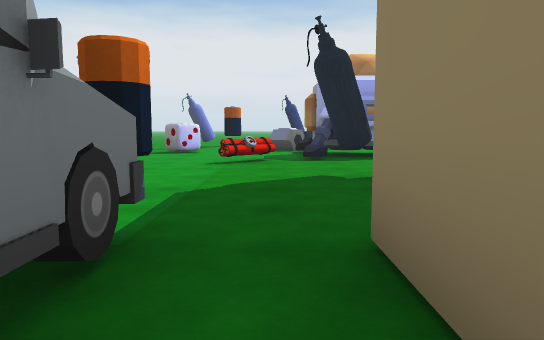
[1] (above)

24 first-person views from a walk through a scene from a Unity 3-D project. The camera is 1.2 m above the floor, tilts 6° down and sees 70° across. The floor is counted in squares, 2 m on a side. Each view is taken from the middle of a square. On the plan, view 1 faces up. The plan holds only what a view shows up to about 11 squares ahead; the rest is blank. The place goes on beyond the plan. The player character is not drawn. Some animated figures are not drawn. Some surface patterns are stand-ins.

[2]
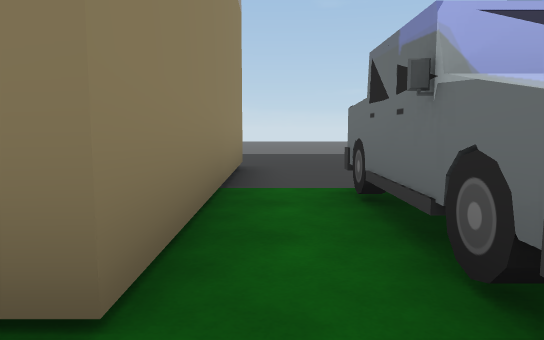

[3]
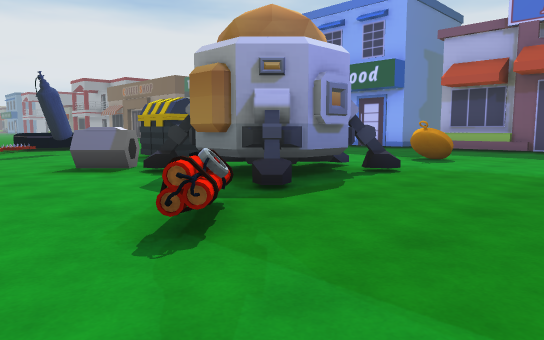

[4]
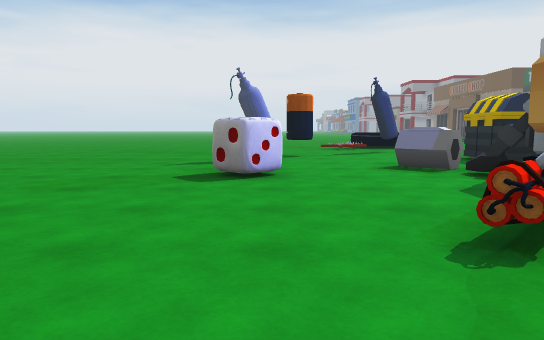

[5]
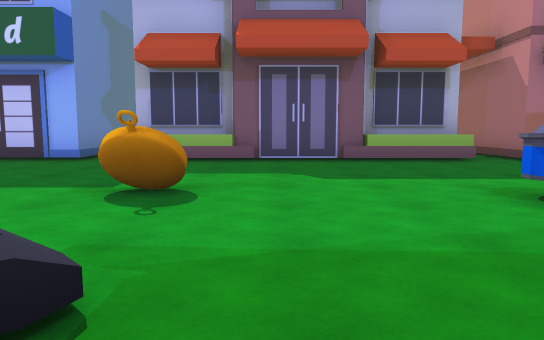

[6]
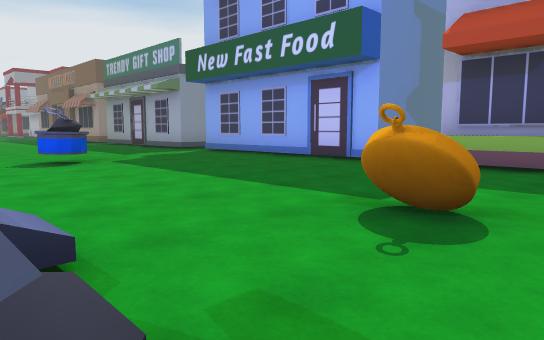

[7]
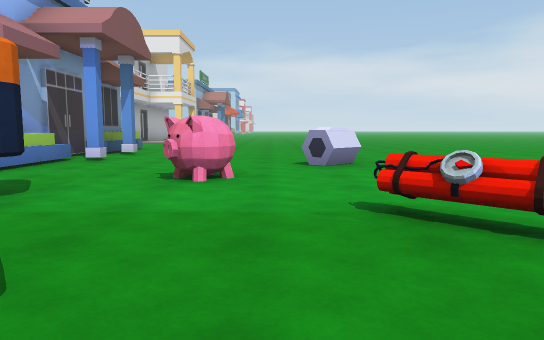

[8]
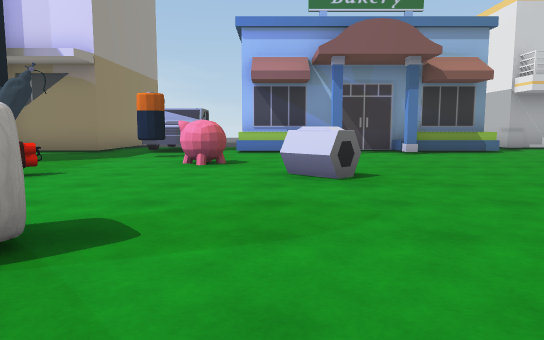

[9]
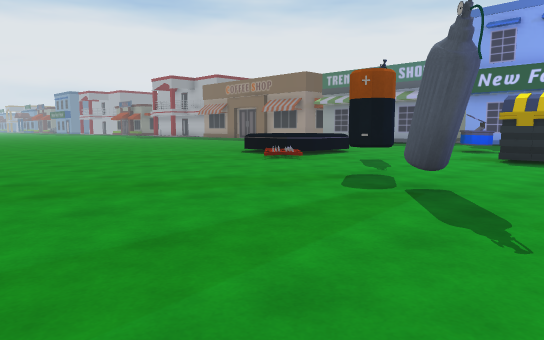

[10]
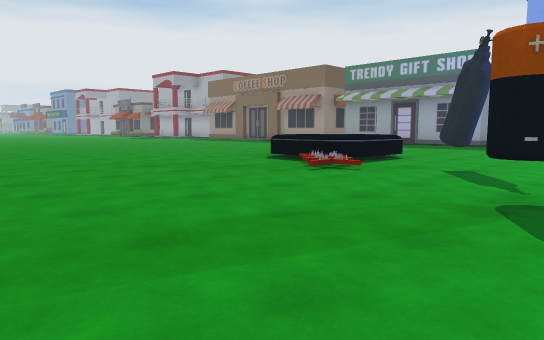

[11]
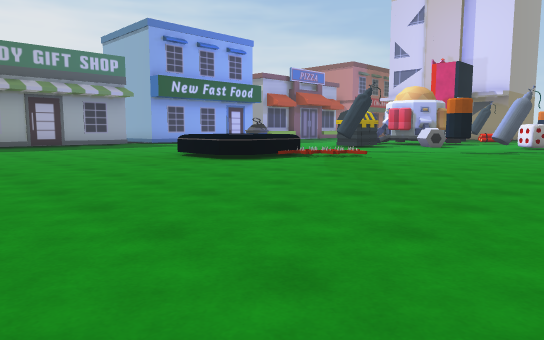

[12]
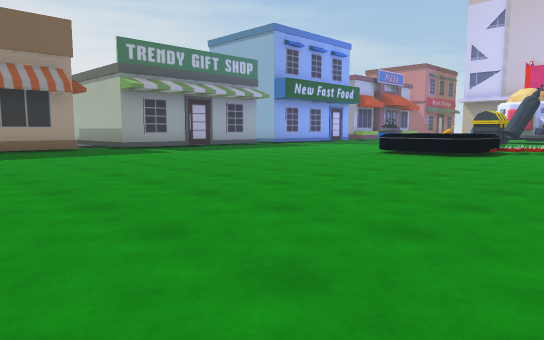

[13]
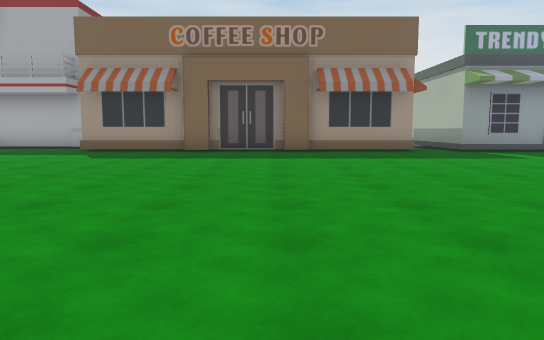

[14]
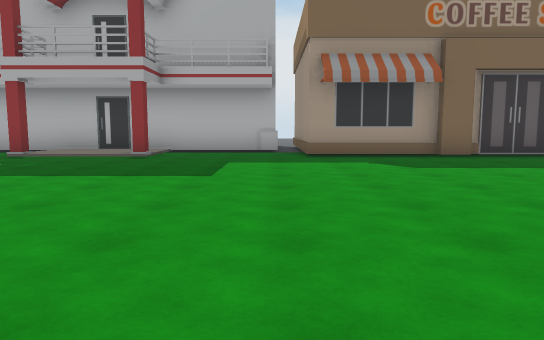

[15]
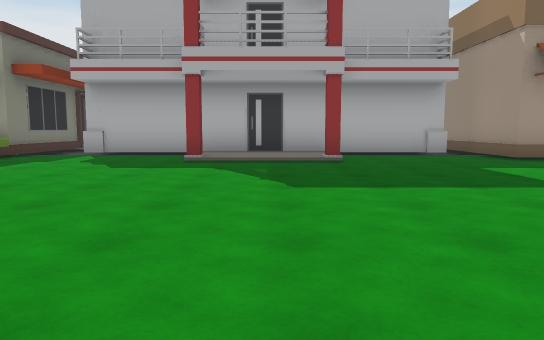

[16]
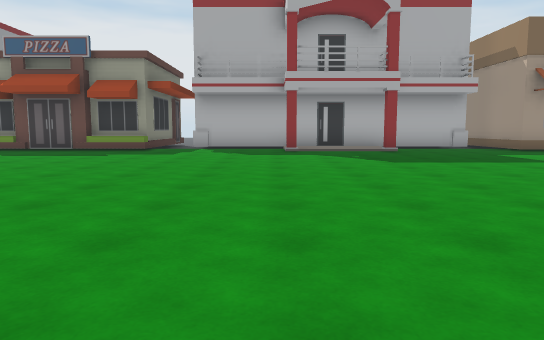

[17]
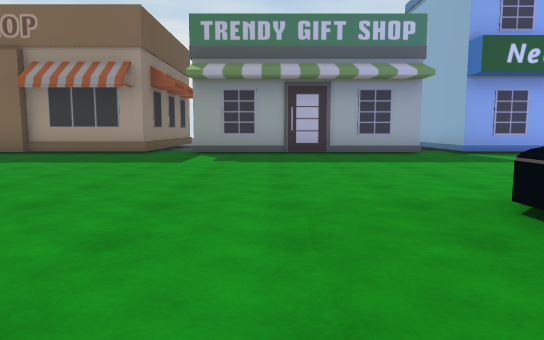

[18]
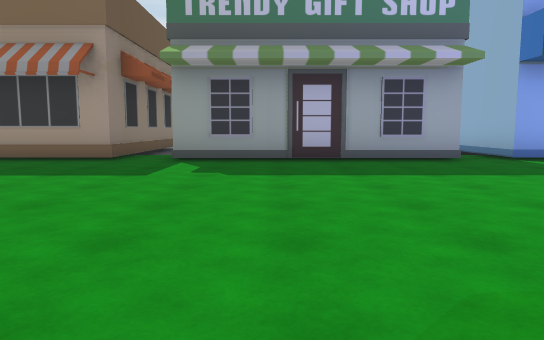

[19]
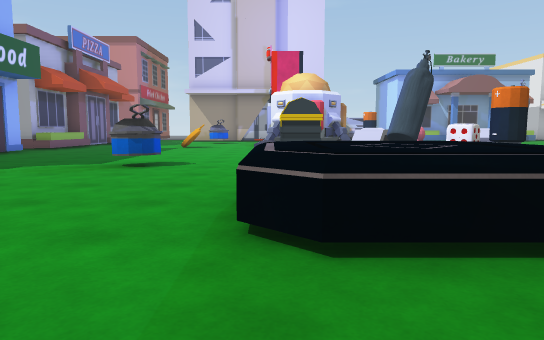

[20]
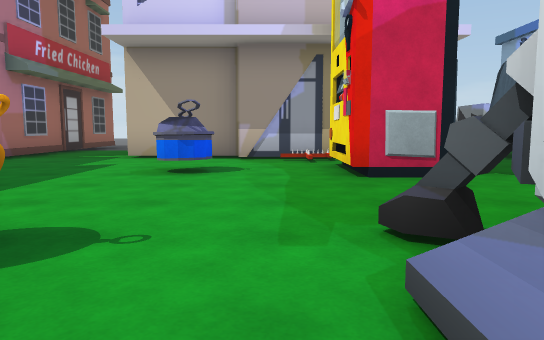

[21]
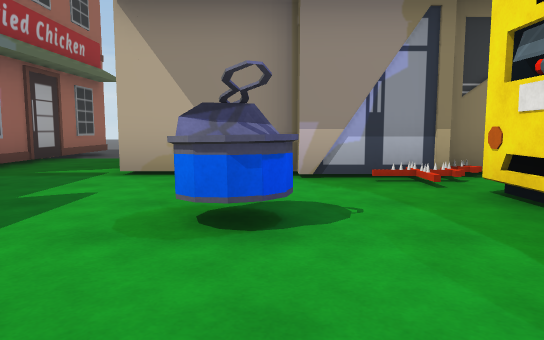

[22]
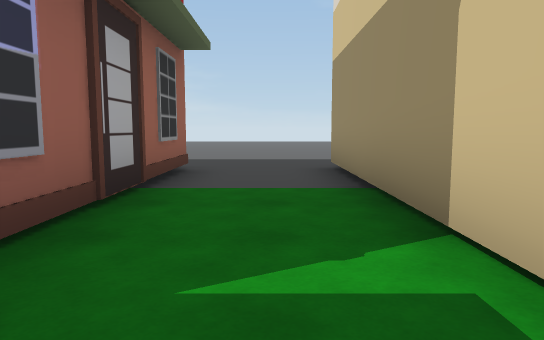

[23]
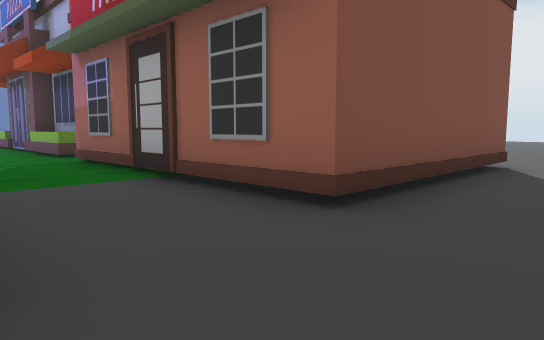

[24]
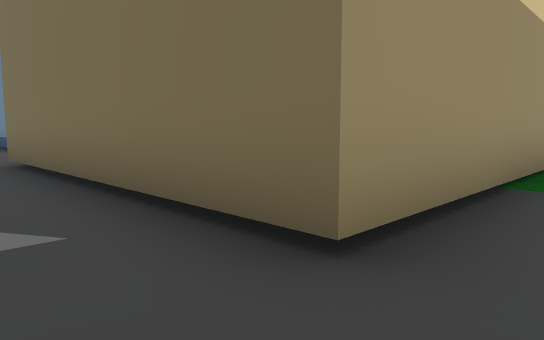

### Floor plan
Points are (right, up) in squares from view 1. A wall is a line through its corners. A room is listed if a view was taken in it or the views show most of it. See-through windows are left out.
Room 1 (views 1, 23, 24)
walls: (-0.7, 2.2) (-0.7, -0.9); (7, 1.6) (7, -3.6) (0.5, -3.6) (0.5, 1.9); (14, -3.3) (9.4, -3.3) (9.4, 2.2)
ways out: opening at (0, 2) to room 2; opening at (8.5, 2) to room 2; opening at (14.5, -4.5)
Room 2 (views 2, 3, 4, 5, 6, 7, 8, 9, 10, 11, 12, 13, 14, 15, 16, 17, 18, 19, 20, 21, 22)
walls: (9.6, 24.2) (9.6, 27.1); (9.4, 27) (9.4, 27.8); (9.6, 27.6) (9.6, 29.7); (9.4, 29.6) (9.4, 30.4); (9.6, 30.2) (9.6, 33.2) (13, 33.2); (9.4, 17.4) (9.4, 22.9); (11.3, 33.8) (11.3, 42.5); (9.6, 10.8) (9.6, 16.3) (11.9, 16.3); (1.7, 5.2) (3, 5.2) (3, 3.2); (9.9, 7.7) (9.9, 9.7); (9.6, 7.1) (9.6, 7.7); (9.6, 5.2) (9.6, 5.7); (2.8, 2.2) (4.8, 2.2); (0.5, 1.9) (2.8, 1.9); (-1.7, 1.9) (-1.2, 1.9); (4.6, 1.9) (7, 1.9); (-2, 1.3) (-0.6, 1.3); (-5.6, 1.9) (-3, 1.9); (9.4, 3.1) (9.4, 9.5); (9.9, 3.1) (9.9, 5.2); (13.1, 43.6) (9.9, 43.6) (9.9, 45.5); (-9.5, 1.6) (-3.1, 1.6)
low walls: (-1.8, 2.2) (-0.7, 2.2); (-9.5, 1.9) (-7.2, 1.9) (-7.2, 1.5)
ways out: opening at (0, 2) to room 1; opening at (8.5, 2) to room 1
objects: other object (-5, 7) to (-4, 7); other object (-3, 5); other object (-3, 10) to (-2, 10); other object (-2, 12) to (-2, 13); other object (-2, 14) to (-1, 14); other object (-1, 3) to (-1, 4); other object (-1, 7) to (0, 7); other object (0, 11) to (1, 11); other object (1, 5); other object (1, 8); other object (1, 10) to (3, 10); other object (1, 15); other object (1, 17) to (3, 19); other object (2, 12) to (3, 13); other object (3, 8); other object (5, 4) to (5, 5); other object (5, 8) to (6, 8); other object (5, 14) to (5, 15)

Where each view was taken, in squares from view 1:
view 1: 0 up, 0 right, facing up
view 2: 3 up, 0 right, facing down
view 3: 5 up, 2 left, facing up-right
view 4: 5 up, 2 left, facing up
view 5: 7 up, 2 right, facing right
view 6: 7 up, 3 right, facing up-right
view 7: 6 up, 2 right, facing left
view 8: 12 up, 4 left, facing down
view 9: 11 up, 6 left, facing up-right
view 10: 13 up, 5 left, facing up-right
view 11: 24 up, 5 left, facing down-right
view 12: 28 up, 2 left, facing down-right
view 13: 28 up, 1 left, facing right
view 14: 34 up, 1 right, facing right
view 15: 38 up, 2 right, facing right
view 16: 40 up, 1 left, facing right
view 17: 21 up, 0 right, facing right
view 18: 21 up, 2 right, facing right
view 19: 21 up, 3 right, facing down
view 20: 10 up, 4 right, facing down
view 21: 7 up, 5 right, facing down
view 22: 3 up, 8 right, facing down
view 23: 5 down, 7 right, facing up-right
view 24: 5 down, 8 right, facing up-left
